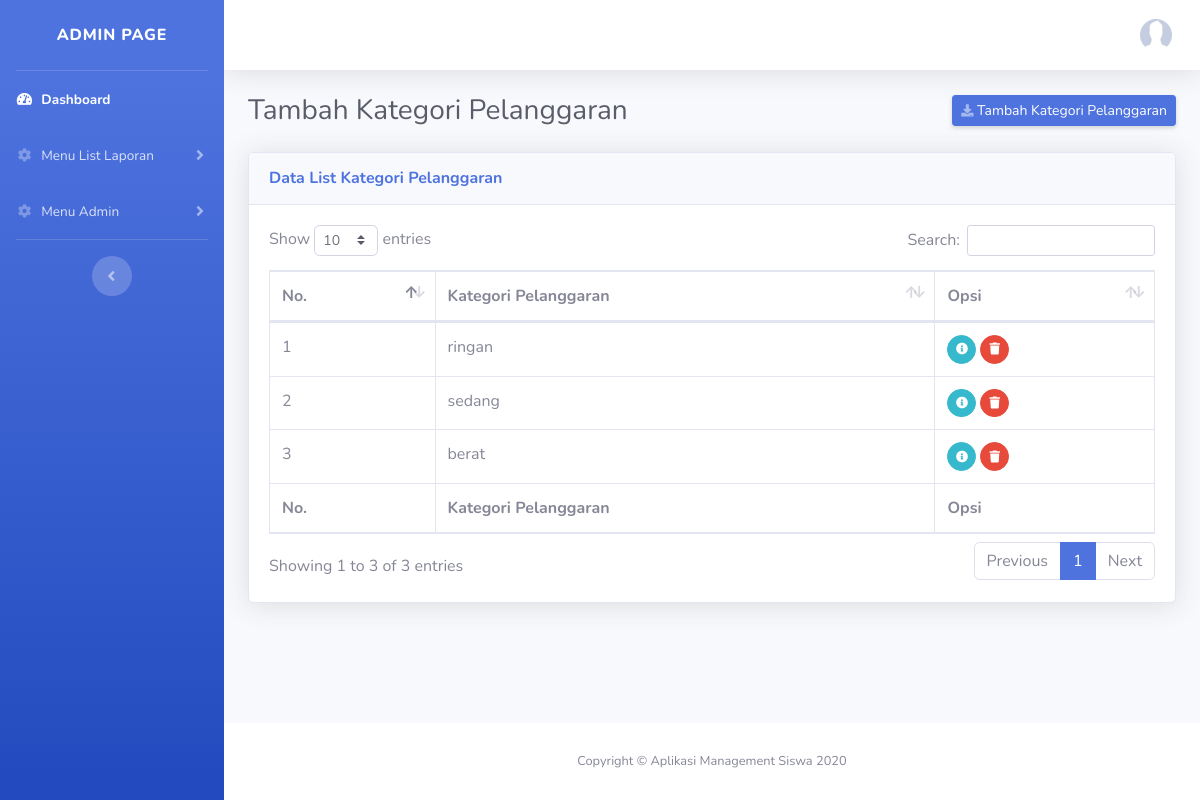
/index.php/kategoripelanggaran, run on the app's committed database.
### tables this page shows
CREATE TABLE `ripel` (
  `id_kategori_pelanggaran` int(11) NOT NULL,
  `kategori_pelanggaran` varchar(255) DEFAULT NULL
);

### application/controllers/KategoriPelanggaran.php (called while the page is built, shortened)
<?php
class KategoriPelanggaran extends CI_Controller {
    public function __construct()
    {
        $this->load->model('RipelModel');
    }
    public function index ()
    {
        $data = $this->RipelModel->getAllData();
        $this->load->view('layout/header', ['data' => $data]);
        $this->load->view('admin/side_menu');
        $this->load->view('admin/tambah_kategori_pelanggaran');
        $this->load->view('layout/footer');
    }
}

### index.php (called while the page is built, shortened)
<?php
require_once BASEPATH.'core/CodeIgniter.php';

### application/models/RipelModel.php (called while the page is built, shortened)
<?php
class RipelModel extends CI_Model
{
    public function getAllData()
    {
        return $this->db->get('ripel')->result_array();
    }
}

### application/views/admin/tambah_kategori_pelanggaran.php (the view, shortened to what this page needs)
<div class="d-sm-flex align-items-center justify-content-between mb-4">
  <h1 class="h3 mb-0 text-gray-800">Tambah Kategori Pelanggaran</h1>
  <a href="#" data-toggle="modal" data-target="#tambahModal" class="d-none d-sm-inline-block btn btn-sm btn-primary shadow-sm"><i class="fas fa-download fa-sm text-white-50"></i> Tambah Kategori Pelanggaran</a>
</div>
<div class="card shadow mb-4">
  <div class="card-header py-3">
    <h6 class="m-0 font-weight-bold text-primary">Data List Kategori Pelanggaran</h6>
  </div>
  <div class="card-body">
    <div class="table-responsive">
      <table class="table table-bordered" id="dataTable" width="100%" cellspacing="0">
        <thead>
          <tr>
            <th>No.</th>
            <th>Kategori Pelanggaran</th>
            <th>Opsi</th>
          </tr>
        </thead>
        <tfoot>
          <tr>
            <th>No.</th>
            <th>Kategori Pelanggaran</th>
            <th>Opsi</th>
          </tr>
        </tfoot>
        <tbody>
            <?php $i = 1; foreach ($data as $key) : ?>
          <tr>
            <td><?= $i; ?></td>
            <td><?= $key['kategori_pelanggaran'] ?></td>
            <td>
                <div class="btn-group" role="group" aria-label="Basic example">
                  <form action="<?= base_url('kategoripelanggaran/edit'); ?>" method="GET">
                      <button href="#" class="btn btn-info btn-circle btn-sm mr-1">
                        <i class="fas fa-info-circle"></i>
                      </button>
                  </form>
                  <form action="<?= base_url('kategoripelanggaran/deleteData'); ?>" method="POST">
                      <button href="#" class="btn btn-danger btn-circle btn-sm mr-1" onclick="return confirm('Are you sure you want to delete this item?');">
                        <i class="fas fa-trash"></i>
                      </button>
                  </form>
              </div>
            </td>
          </tr>
            <?php $i++; endforeach; ?>
        </tbody>
      </table>
    </div>
  </div>
</div>

### data on the page
ripel: kategori_pelanggaran "ringan"
ripel: kategori_pelanggaran "sedang"
ripel: kategori_pelanggaran "berat"
